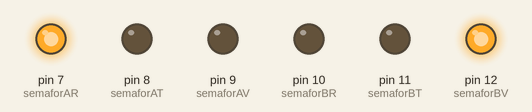
This sketch was run on a simulated Arduino Uno, built with avr-gcc and run on an emulated ATmega328P. On the bench: output pins drawn as LEDs (lit = HIGH).

Above: at 3.0 s.
At 5.5 s:
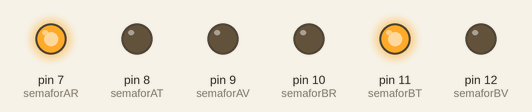
At 9.0 s:
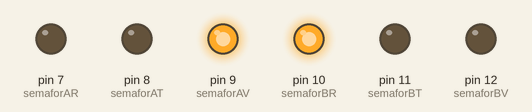
At 11.5 s:
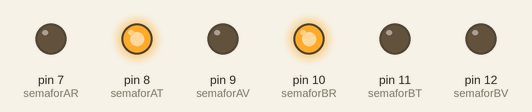
At 12.5 s:
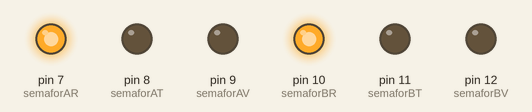
Timing chart, 0 to 16.6 s (numbered marks = the images above):
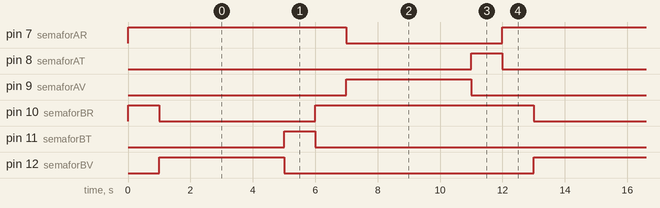

Measured:
- by itself, pin 7 (semaforAR), pin 10 (semaforBR): alternates HIGH for 7.0 s and LOW for 5.0 s
- by itself, pin 8 (semaforAT), pin 11 (semaforBT): alternates HIGH for 1.0 s and LOW for 11.0 s
- by itself, pin 9 (semaforAV), pin 12 (semaforBV): alternates HIGH for 4.0 s and LOW for 8.0 s

The sketch:

Sortides_i_entrades_digitals_4.ino
```cpp
/****************************************************************
**                                                             **
**                           TÍTOL: Cruilla semafors           **
**                                                             **
**                                                             **
**  NOM: EDDER GARCIA PINO                     DATA 23/01/2017 **
****************************************************************/
//************************ INCLUDE ******************************


//*********************** VARIABLES *****************************

const int semaforAR = 7;
const int semaforAT = 8;
const int semaforAV = 9;
const int semaforBR = 10;
const int semaforBT = 11;
const int semaforBV = 12;
int pausa = 1000;

//********** Setup ****************************************************************
void setup()
{
  pinMode(semaforAR, OUTPUT);
  pinMode(semaforAT, OUTPUT);
  pinMode(semaforAV, OUTPUT);
  pinMode(semaforBR, OUTPUT);
  pinMode(semaforBT, OUTPUT);
  pinMode(semaforBV, OUTPUT);

  digitalWrite(semaforAR, HIGH);
  digitalWrite(semaforAT, LOW);
  digitalWrite(semaforAV, LOW);
  digitalWrite(semaforBR, HIGH);
  digitalWrite(semaforBT, LOW);
  digitalWrite(semaforBV, LOW);     // semàfor A i B en vermell

  delay(pausa);
}

//********** Loop *****************************************************************
void loop()
{
  digitalWrite(semaforBR, LOW);
  digitalWrite(semaforBV, HIGH);    // semàfor B en verd

  delay(4*pausa);

  digitalWrite(semaforBV, LOW);
  digitalWrite(semaforBT, HIGH);    // semàfor B en groc

  delay(pausa);

  digitalWrite(semaforBT, LOW);
  digitalWrite(semaforBR, HIGH);    // semàfor B en vermell

  delay(pausa);

  digitalWrite(semaforAR, LOW);
  digitalWrite(semaforAV, HIGH);    // semàfor A en verd

  delay(4*pausa);

  digitalWrite(semaforAV, LOW);
  digitalWrite(semaforAT, HIGH);    // semàfor A en groc

  delay(pausa);

  digitalWrite(semaforAT, LOW);
  digitalWrite(semaforAR, HIGH);    //  semàfor A en vermell

   delay(pausa);
}

//************************* FUNCIONS ****************************
```
